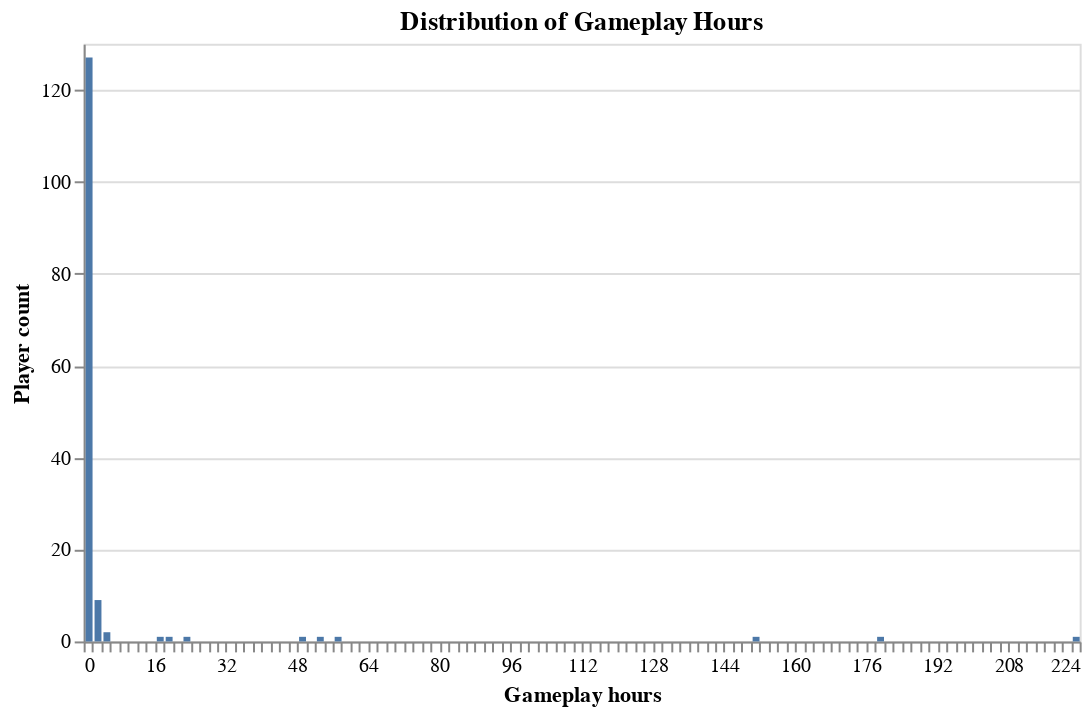

Source (notebook cell):
### Markdown cell above
Now we'll look at how subscription status is associated with gameplay hours. Ideally, we would compare the distribution of gameplay hours by subscription status using side-by-side boxplots. Unfortunately, as shown in the histogram below, the vast majority of players have negligible gameplay hours, which will collapse any boxplot into a line.

### Code cell
hours_hist_plot = (
    alt.Chart(df_train)
    .mark_bar()
    .encode(
        x=alt.X("played_hours").bin(step=2).title("Gameplay hours"),
        y=alt.Y("count()").title("Player count"),
    )
    .properties(
        width=500,
        title="Distribution of Gameplay Hours",
    )
)
hours_hist_plot

### Figure 1 — Vega specification as saved in the notebook (floating-point values rounded to 4 significant figures)
{"$schema": "https://vega.github.io/schema/vega/v5.json", "data": [{"name": "source_0", "values": [{"__count": 127, "bin_step_2_played_hours": 0.0, "bin_step_2_played_hours_end": 2.0}, {"__count": 9, "bin_step_2_played_hours": 2.0, "bin_step_2_played_hours_end": 4.0}, {"__count": 2, "bin_step_2_played_hours": 4.0, "bin_step_2_played_hours_end": 6.0}, {"__count": 1, "bin_step_2_played_hours": 52.0, "bin_step_2_played_hours_end": 54.0}, {"__count": 1, "bin_step_2_played_hours": 56.0, "bin_step_2_played_hours_end": 58.0}, {"__count": 1, "bin_step_2_played_hours": 48.0, "bin_step_2_played_hours_end": 50.0}, {"__count": 1, "bin_step_2_played_hours": 18.0, "bin_step_2_played_hours_end": 20.0}, {"__count": 1, "bin_step_2_played_hours": 22.0, "bin_step_2_played_hours_end": 24.0}, {"__count": 1, "bin_step_2_played_hours": 16.0, "bin_step_2_played_hours_end": 18.0}, {"__count": 1, "bin_step_2_played_hours": 178.0, "bin_step_2_played_hours_end": 180.0}, {"__count": 1, "bin_step_2_played_hours": 222.0, "bin_step_2_played_hours_end": 224.0}, {"__count": 1, "bin_step_2_played_hours": 150.0, "bin_step_2_played_hours_end": 152.0}]}, {"name": "source_0_y_domain___count", "values": [{"min": 1, "max": 127}]}], "signals": [{"name": "bin_step_2_played_hours_bins", "value": {"fields": ["played_hours"], "fname": "bin_played_hours", "start": 0.0, "step": 2.0, "stop": 224.0}}], "marks": [{"type": "rect", "name": "marks", "from": {"data": "source_0"}, "encode": {"update": {"x2": {"field": "bin_step_2_played_hours", "scale": "x", "offset": {"signal": "0.5 + (abs(scale(\"x\", datum[\"bin_step_2_played_hours_end\"]) - scale(\"x\", datum[\"bin_step_2_played_hours\"])) < 0.25 ? -0.5 * (0.25 - (abs(scale(\"x\", datum[\"bin_step_2_played_hours_end\"]) - scale(\"x\", datum[\"bin_step_2_played_hours\"])))) : 0.5)"}}, "x": {"field": "bin_step_2_played_hours_end", "scale": "x", "offset": {"signal": "0.5 + (abs(scale(\"x\", datum[\"bin_step_2_played_hours_end\"]) - scale(\"x\", datum[\"bin_step_2_played_hours\"])) < 0.25 ? 0.5 * (0.25 - (abs(scale(\"x\", datum[\"bin_step_2_played_hours_end\"]) - scale(\"x\", datum[\"bin_step_2_played_hours\"])))) : -0.5)"}}, "y": {"field": "__count", "scale": "y"}, "y2": {"value": 0, "scale": "y"}, "fill": {"value": "#4c78a8"}}}, "style": ["bar"]}], "scales": [{"name": "x", "type": "linear", "domain": {"signal": "[bin_step_2_played_hours_bins.start, bin_step_2_played_hours_bins.stop]"}, "range": [0, {"signal": "width"}], "bins": {"signal": "bin_step_2_played_hours_bins"}, "zero": false}, {"name": "y", "type": "linear", "domain": [{"signal": "(data(\"source_0_y_domain___count\")[0] || {}).min"}, {"signal": "(data(\"source_0_y_domain___count\")[0] || {}).max"}], "range": [{"signal": "height"}, 0], "zero": true, "nice": true}], "axes": [{"scale": "y", "grid": true, "domain": false, "orient": "left", "gridScale": "x", "minExtent": 0, "zindex": 0, "tickCount": {"signal": "ceil(height/40)"}, "ticks": false, "maxExtent": 0, "labels": false, "aria": false}, {"scale": "x", "title": "Gameplay hours", "grid": false, "tickCount": {"signal": "ceil(width/10)"}, "zindex": 0, "labelFlush": true, "labelOverlap": true, "orient": "bottom"}, {"scale": "y", "tickCount": {"signal": "ceil(height/40)"}, "orient": "left", "grid": false, "labelOverlap": true, "title": "Player count", "zindex": 0}], "title": {"text": "Distribution of Gameplay Hours", "frame": "group"}, "style": "cell", "height": 300, "background": "white", "padding": 5, "width": 500}
